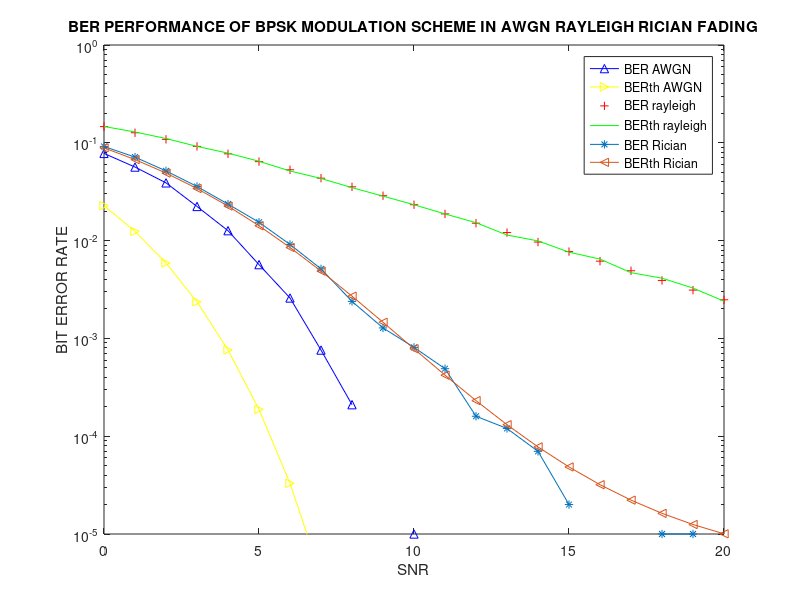

Reproduce this figure in MATLAB.
%ref:https://in.mathworks.com/matlabcentral/fileexchange/90366-ber-performance-of-awgn-rayleigh-and-rician-fading-channels?#functions_tab
clc
clear all;
close all;
n=100000;%no_of_samples
i=randi([0,1],1,n);%generates random integers 0's and 1's
i1=2*i-1;%bpsk modulation  i.e, mapping 1's as 1 and 0's as -1
%scatterplot(i1);
%scatterplot of bpsk modulation scheme
%rayleigh fading channel
a=randn(1,n);%generates samples of size 1xn which are gaussian distributed
b=randn(1,n);%generates samples of size 1xn which are gaussian distributed
rc=1/sqrt(2)*(sqrt(a.^2+b.^2));%rayleigh channel
for l=0:1:20
snr=10^((l/10));    % SNR values in absolute scale
sdev=sqrt(0.5/snr); % standard deviation of noise calculated from SNR
N=random('norm',0,sdev,[1,n]);% generation of noise sequence
yrc=rc.*i1+N;       %signal received through rayleigh and awgn channel
yawgn=i1+N;         %signal received through awgn channel
Yb=(yawgn>=0);% baseband signal detection from awgn channel
YR=(yrc>=0); %baseband detection from Rayleigh,AWGN channel
ErrorR=sum((xor(YR,i)));% no of errors in detected signal
ErrorA=sum((xor(Yb,i)));
ber_A(l+1)=ErrorA/n;% simulated BER for awgn channel
ber_R(l+1)=ErrorR/n;%simulated BER for AWGN,rayleigh channel
berthR(l+1)=0.5*(1-sqrt(snr/(snr+1)));%theoretical bit error rate of
% rayleigh,awgn channel
p=((1-2*ber_R(l+1))^2)/(4*(ber_R(l+1)-(ber_R(l+1)^2)));
outage(l+1)=1-exp(-3.16/p);%simulated ber computed from rayleigh channel
outageT(l+1)=1-exp(-3.16/snr);%theoretical ber computed from rayleigh
%channel
berthA(l+1)=0.5*erfc(sqrt(2*snr));%theoretical ber computed for awgn channel
end
% scatterplot(yawgn)
% scatterplot(yrc)
figure
%comparison plot generation of theoretical and calculated SNR
q=0:1:20 ;
semilogy(q,ber_A(q+1),'-^b');
hold on
semilogy(q,berthA(q+1),'->y');
hold on
semilogy(q,berthR(q+1),'+r');
hold on
semilogy(q,ber_R(q+1),'g-');
axis([0 20 10^-5 1]);
%title('BER PERFORMANCE OF BPSK MODULATION SCHEME IN AWGN,RAYLEIGH CHANNEL')
xlabel('SNR')
ylabel('BIT ERROR RATE')
%figure
% plot(q,outage(q+1),'-');
% hold on
% plot(q,outageT(q+1),'+g');
%title('OUTAGE PERFORMANCE OF BPSK MODULATION IN AWGN,RAYLEIGH CHANNEL')
xlabel('SNR')
ylabel('OUTAGE PROBABILITY')

%RICIAN FADING
k1=10; %Rician factor
mean=sqrt(k1/(k1+1));% mean
sigma=sqrt(1/(2*(k1+1)));%variance
Nr2=randn(1,length(i1))*sigma+mean;
Ni2=randn(1,length(i1))*sigma;
%To generate the Rician Random Variable
No3=sqrt(Nr2.^2+Ni2.^2); %Rician fading coefficient
for k=0:1:20
    snrl=10^(k/10);%convert the SNR in dB value
    Np=1/snrl;%To generate the noise power
    sd=sqrt(Np/2);% standard deviation of guassian noise
    No=random('Normal',0,sd,1,length(i1)); %Generates Gaussian noise
    t1=i1.*No3+No; % s means transmitted signal...please take the value as u have taken
    z1=t1./No3;
 op1=(z1>0); % threshold detection
    Berr(k+1)=sum(xor(op1,i))/n; % observed BER
    BerTr(k+1)=.5*erfc(sqrt(k1*snrl/(k1+snrl)));% theoretical BER
end
    %figure;
    k=0:1:20;
    semilogy(k,Berr(k+1),'-*');
    hold on;
    semilogy(k,BerTr(k+1),'-<');
    % axis([0 10 10^-5 1]);
% %     plot(k,Berr(k),'-');
%     hold on;
%     plot(k,BerTr(k),'+g');
title('BER PERFORMANCE OF BPSK MODULATION SCHEME IN AWGN RAYLEIGH RICIAN FADING')
xlabel('SNR')
ylabel('BIT ERROR RATE')
hleg=legend('BER AWGN','BERth AWGN','BER rayleigh','BERth rayleigh','BER Rician','BERth Rician')
    
    